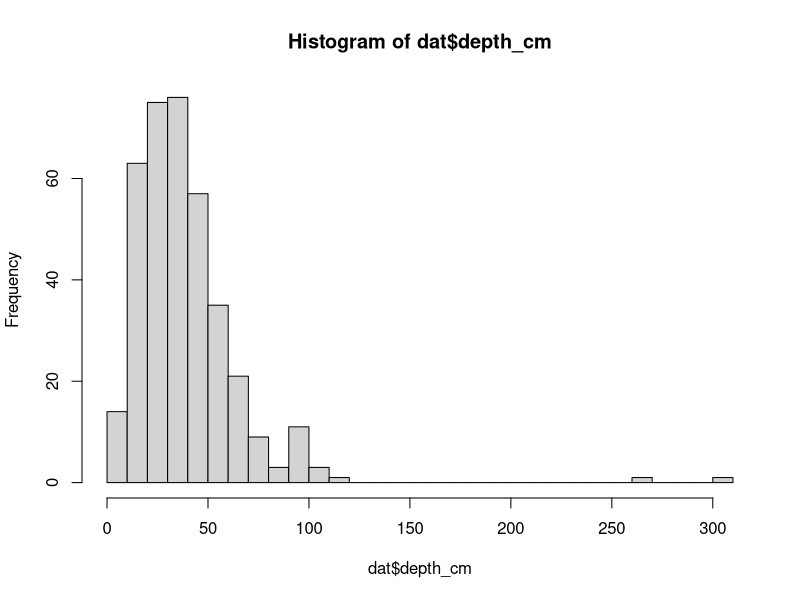
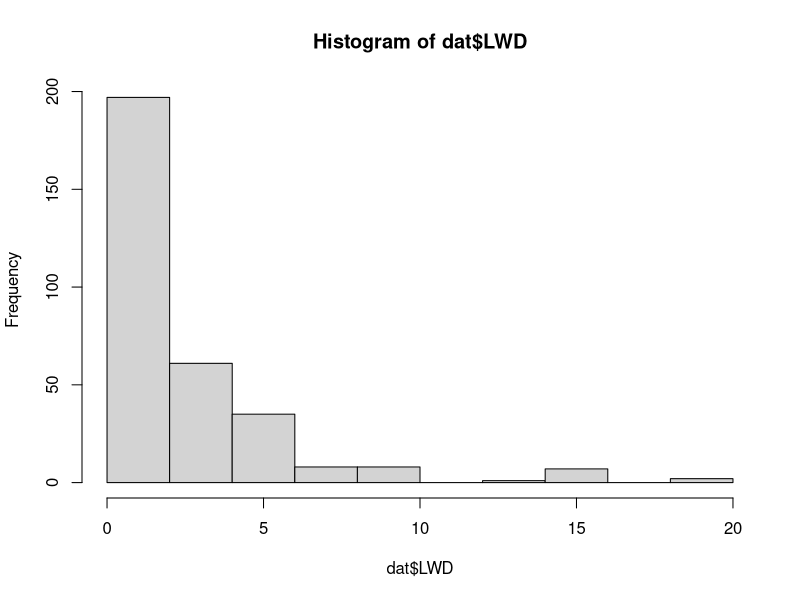
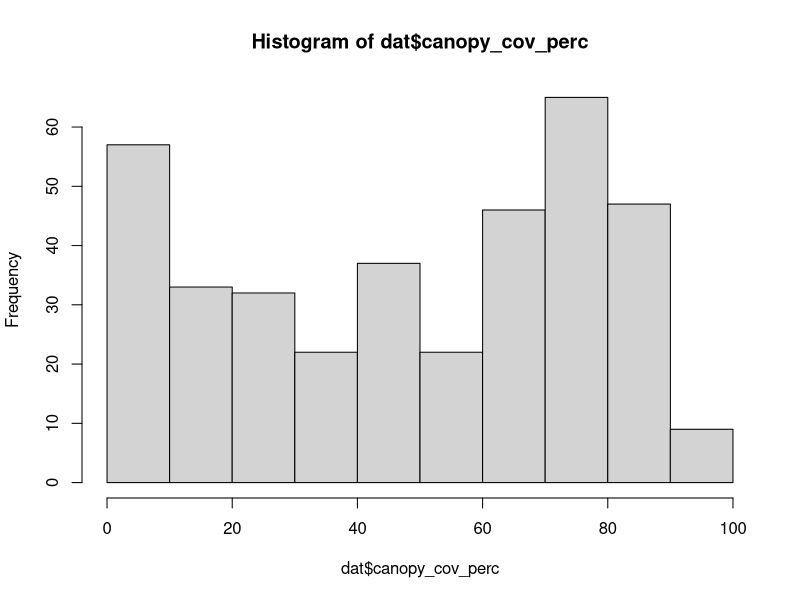
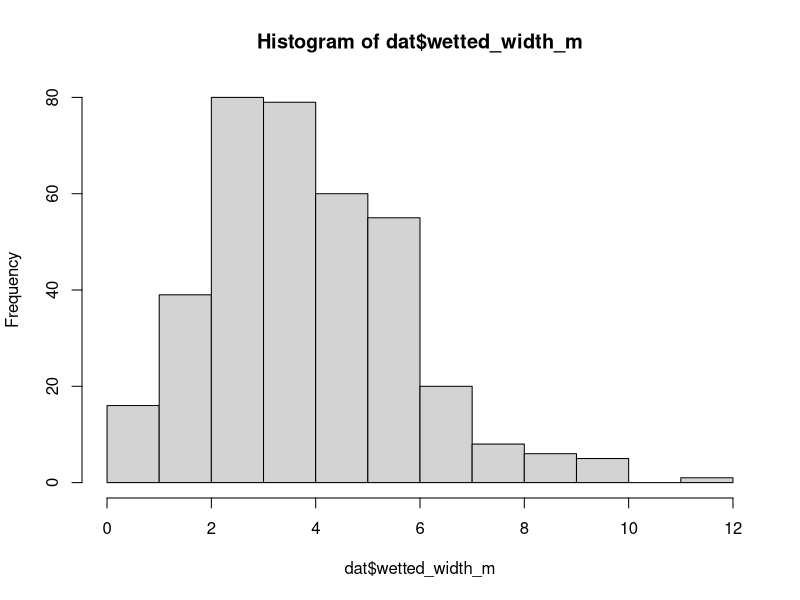

Recreate these plots in R, in order.
#tidying habitat assessment data

library(tidyverse)
library(lubridate)

df <- read.csv("raw_data/HA_HabUnit_0811201.csv")

#remove test rows
dat <- df %>% 
  filter(!Creator == "neponset",
         !Editor == "neponset",
         !Crew_HU == "test2") %>% 
  dplyr::select(5:23) %>% 
  separate(CreationDate, into = c("date", "time"), sep = " ") %>% 
  mutate(date = mdy(date)) %>% 
  dplyr::select(-c(18,20)) %>% 
  mutate(depth_cm = ifelse(Depth.Max..nearest.0.01m.<5, Depth.Max..nearest.0.01m.*100, Depth.Max..nearest.0.01m.),
         depth_cm = ifelse(depth_cm<0, abs(depth_cm), depth_cm),
         SiteID_HU = toupper(SiteID_HU),
         month = month(date)) %>% 
  dplyr::select(-Depth.Max..nearest.0.01m.)

names(dat)[1:17] <- c("site", "crew", "habitat", "start_position_m", "end_position_m", "length_m", "split_channel", "vel", 
                "wetted_width_m", "pool_feature", "LWD", "dom_sub", "subdom_sub", "canopy_cov_perc", "instream_cov", "notes", "date")

#reorder columns so that site and date come first
dat <- dat %>% 
  dplyr::select(site, date, month, depth_cm, habitat:instream_cov, crew, notes )

#fix site typos
dat$site[dat$site == "MOB007.5"] <- "MMB007.5"
dat$site[dat$site == "THB 005"] <- "THB005"
dat$site[dat$site == "PBT004"] <- "PTB004"
dat$site[dat$site == "POB001"] <- "BEB001" #this was figured out because the reach end poisiitons are the same
dat$wetted_width_m[dat$wetted_width_m == 99] <- NA

test <- dat %>% 
  dplyr::select(site, month) %>% 
  unique()

table(dat$vel)
hist(dat$depth_cm, breaks = 40)
hist(dat$LWD)
hist(dat$canopy_cov_perc)
hist(dat$wetted_width_m)
table(dat$dom_sub)
table(dat$subdom_sub)
table(dat$site)
